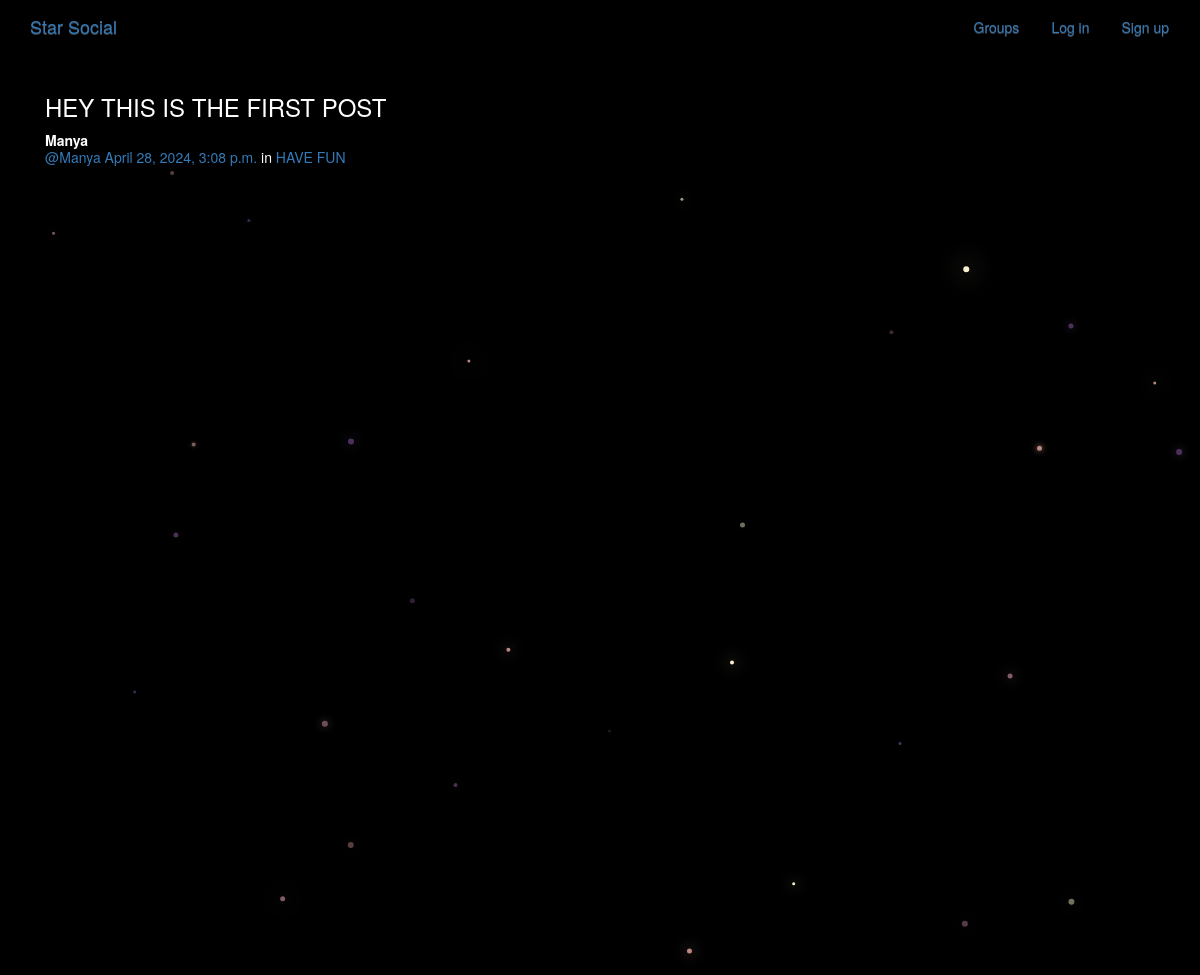
/posts/, run on the app's committed database.
### posts/models.py (models this page shows, shortened)
class Post(models.Model):
    id = models.BigAutoField(primary_key=True)
    user = models.ForeignKey(User, related_name="posts", on_delete=models.CASCADE)
    created_at = models.DateTimeField(auto_now=True)
    message = models.TextField()
    message_html = models.TextField(editable=False)
    group = models.ForeignKey(Group, related_name="posts", on_delete=models.CASCADE, null=True, blank=True)
    class Meta:
        ordering = ["-created_at"]
        unique_together = ["user", "message"]

### groups/models.py (models this page shows, shortened)
class Group(models.Model):
    id = models.BigAutoField(primary_key=True)  # Explicitly define primary key as BigAutoField
    name = models.CharField(max_length=255, unique=True)
    slug = models.SlugField(allow_unicode=True, unique=True)
    description = models.TextField(blank=True, default='')
    description_html = models.TextField(editable=False, default='', blank=True)
    members = models.ManyToManyField(User, through="GroupMember")
    class Meta:
        ordering = ["name"]

### posts/views.py (the view)
# urls.py: path("", views.PostList.as_view(), name="all"),
class PostList(SelectRelatedMixin, generic.ListView):
    model = models.Post
    select_related = ("user", "group")

### posts/templates/posts/post_list.html (shortened to what this page needs)
{% extends "posts/post_base.html" %}
{% load humanize %}
{% block post_content %}
<div class="col-md-8">
	{% for post in post_list %}
  {% include "posts/_post.html" %}
	{% endfor %}
</div>
{% endblock %}

### posts/templates/posts/_post.html (shortened to what this page needs)
<div class="post media">
	<h3>{{ post.message_html|safe }}</h3>
	<div class="media-body">
		<strong>{{ post.user.username }}</strong>
		<h5 class="media-heading">
			<span class="username"><a href="{% url 'posts:for_user' username=post.user.username %}">@{{ post.user.username }}</a></span>
			<time class="time"><a href="{% url 'posts:single' username=post.user.username pk=post.pk %}">{{ post.created_at }}</a></time>
			{% if post.group %}
			<span class="group-name">in <a href="#">{{ post.group.name }}</a></span>
			{% endif %}
		</h5>
	</div>
</div>

### static/simplesocial/css/master.css (style rules this page uses)
body { margin: 0; overflow: hidden; background-color: black; color:white; }

### data on the page
Post: message_html "HEY THIS IS THE FIRST POST", user.username "Manya", created_at "April 28, 2024, 3:08 p.m.", group.name "HAVE FUN"
